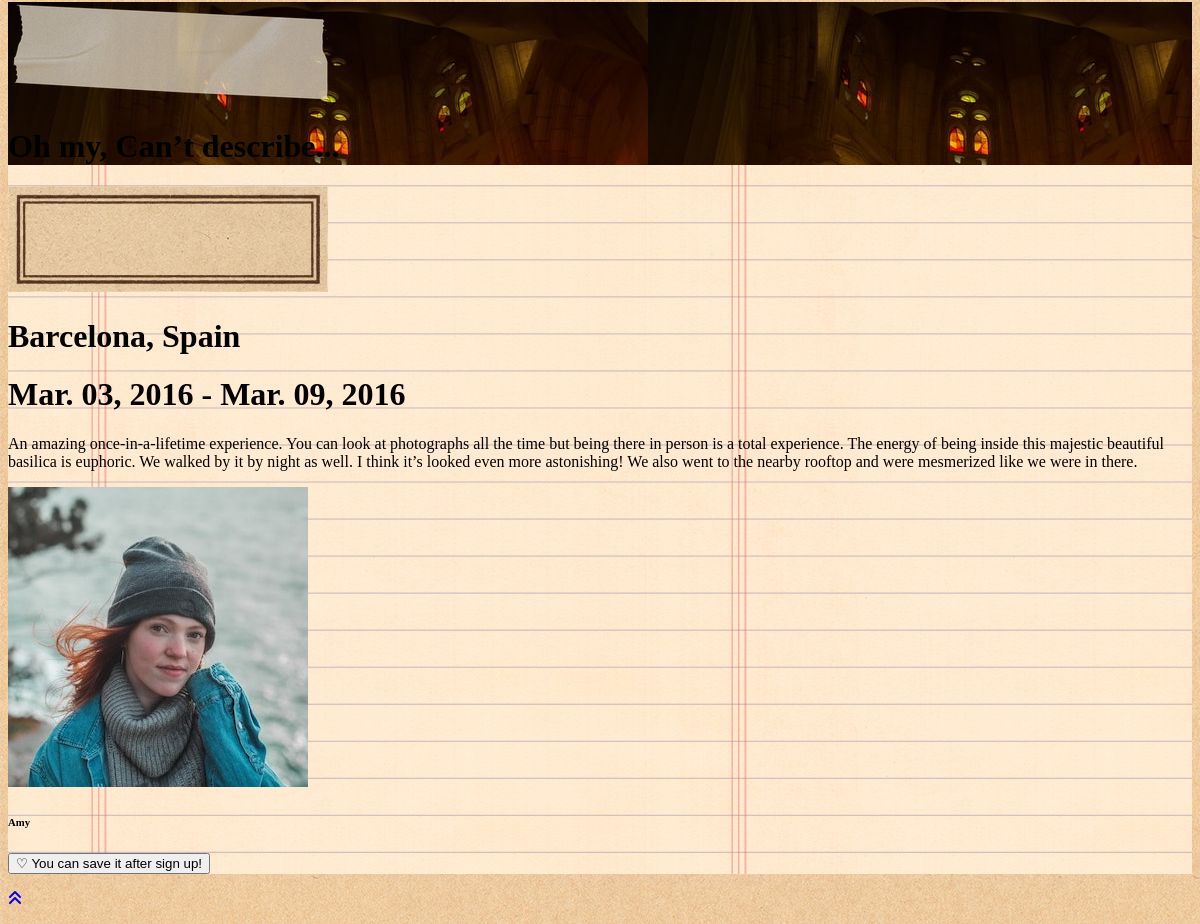
/journal (lower part), run on an earlier commit of the app's database.
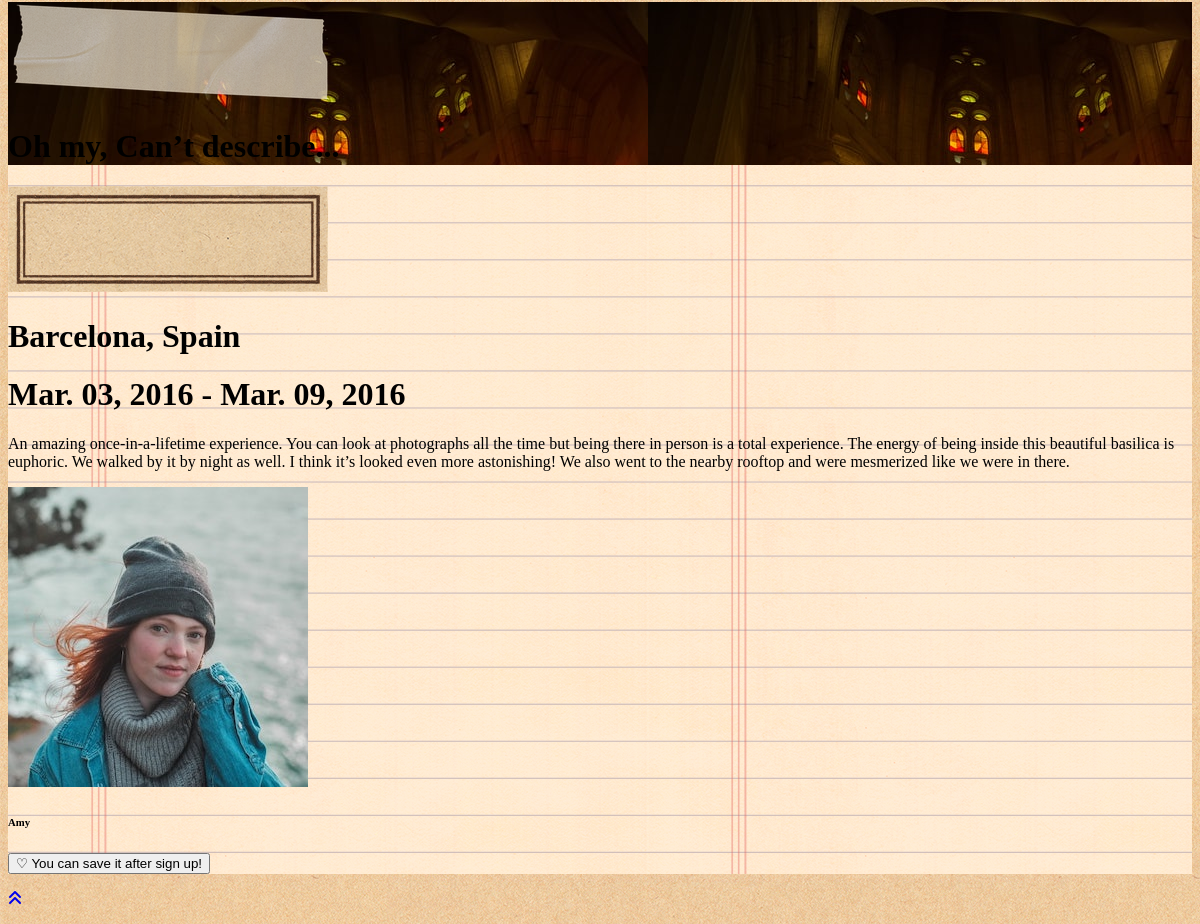
And on a later commit of the database.
### flaskr/models.py (models this page shows, shortened)
class Journal(db.Model):
    __tablename__ = 'journals'
    id = db.Column(db.Integer, primary_key=True)
    from_user_id = db.Column(
        db.Integer, db.ForeignKey('users.id'), index=True
    )
    start_date = db.Column(db.DateTime, default=datetime.strftime(datetime.today(), '%Y/%m/%d'))
    end_date = db.Column(db.DateTime, default=datetime.strftime(datetime.today(), '%Y/%m/%d'))
    country = db.Column(db.String(128))
    city = db.Column(db.String(128))
    title = db.Column(db.String(128))
    comment = db.Column(db.Text)
    picture_path = db.Column(db.Text)

class User(UserMixin, db.Model):
    __tablename__ = 'users'
    id = db.Column(db.Integer, primary_key=True)
    email = db.Column(db.String(64), unique=True, index=True)
    username = db.Column(db.String(64), index=True)
    password = db.Column(db.String(128))
    picture_path = db.Column(db.Text)
    @classmethod
    def select_user_by_id(cls, id):
        return cls.query.get(id)

### flaskr/journal/views.py (the view, shortened to what this page needs)
@journal_bp.route('', methods=['GET', 'POST'])
def journal():
    users = User.query.all()
    journals = Journal.query.all()
    comments = Comment.query.all()
    like_journals = LikeJournal.query.all()
    user_id = current_user.get_id()
    user = User.select_user_by_id(user_id)
    form = LikeJournalForm(request.form)
    form_c = CommentForm(request.form)
    return render_template('journal/journal.html',  users=users, journals=journals, comments=comments, like_journals=like_journals, form=form, form_c=form_c)

### flaskr/templates/journal/journal.html (shortened to what this page needs)
{% from "/_formhelpers.html" import render_field %}
{% extends "/base.html" %}
{% block content %}
<div class="base-style">
<div class="journal-style">
    {% for journal in journals %}
    <div class="pages-style">
        <div class="page-style" style="background-image: url(/static/image/paper6.png);" id="{{ journal.id }}">
            <div class="page-top-style">
                <div class="photo-style-2" style="background-image:url({{url_for('static', filename=journal.picture_path)}})">
                    <img src="/static/image/tape.png" alt="tape" class="tape-style-2">
                    <div class="photo-bottom-style">
                        <h1 class="photo-h1-2">
                            {{ journal.title }}
                        </h1>
                    </div>
                </div>
                <div class="label-style">
                    <img src="/static/image/label3.png" alt="label" class="w-full shadow">
                    <h1 class="label-h1">
                        {{ journal.city }}, {{ journal.country }}
                    </h1>
                </div>
            </div>
            <div class="page-bottom-style">
                <div class="2xl:mt-6">
                    <h1>
                        {{ journal.start_date.strftime('%b. %d, %Y') }} - {{ journal.end_date.strftime('%b. %d, %Y') }}
                    </h1>
                    <p class="font-light text-gray-600 sm:text-sm">{{ journal.comment }}</p>
                    <div class="info-style">
                    {% for user in users %}
                    {% if journal.from_user_id == user.id %}
                        <div class="w-1/3 flex items-center">
                            <div class="icon-size-2">
                                {% if user.picture_path %}
                                <img src="{{ url_for('static', filename=user.picture_path) }}" class="icon-style">
                                {% else %}
                                <img src="/static/image/logo2.png" class="icon-style">
                                {% endif %}
                            </div>
                            <h6 class="font-aurore ml-2">
                                {{ user.username }}
                            </h6>
                        </div>
                    {% endif %}
                    {% endfor %}
                    {% if current_user.is_authenticated %}
                        <form method="POST">
                            {{ form.csrf_token }}
                            {{ form.from_user_id(value=current_user.id) }}
                            {{ form.to_journal_id(value=journal.id) }}
                            {% set isLiked = {'isLiked':False} %}
                            {% for like_journal in like_journals %}
                                {% if like_journal.from_user_id == current_user.id and like_journal.to_journal_id == journal.id %}
                                    {{ form.submit(value="♥ Liked",　class="btn-orange") }}
                                {% endif %}
                            {% endfor %}
                            {% if not isLiked.isLiked %}
                                {{ form.submit(class="btn-transparent") }}
                            {% endif %}
                        </form>
                    {% else %}
                        <p>
                            <a href="{{ url_for('signup.signup') }}">
                                <button class="btn-lightorange-sm">
                                    ♡ You can save it after sign up!
                                </button>
                            </a>
                        </p>
                    {% endif %}
                    </div>
                </div>
            </div>
        </div>
    </div>
    {% endfor %}
</div>
{% block back %}
{{ super() }}
{% endblock %}
</div>
{% endblock %}

### flaskr/templates/base.html (shortened to what this page needs)
<!DOCTYPE html>
<html lang="en">
<head prefix="og:http://ogp.me/ns#">
    <link rel="stylesheet" href="/static/css/public/style.css">
</head>
<body class="bg-beige" id="top" style="background-image: url(/static/image/paper2.jpeg);">
    {% block content %}
    {% block back %}
    <div class="btn-back-style">
        <a href="#top">
            <p class="btn-back">
                <i class="fas fa-angle-double-up"></i>
            </p>
        </a>
    </div>
    {% endblock %}
    {% endblock %}
</body>
</html>

What changed in the data, as far as the page shows it:
changed Journal "Barcelona": comment "…of being inside this majestic beautiful basilica is euphoric.…" → "…of being inside this beautiful basilica is euphoric.…"
